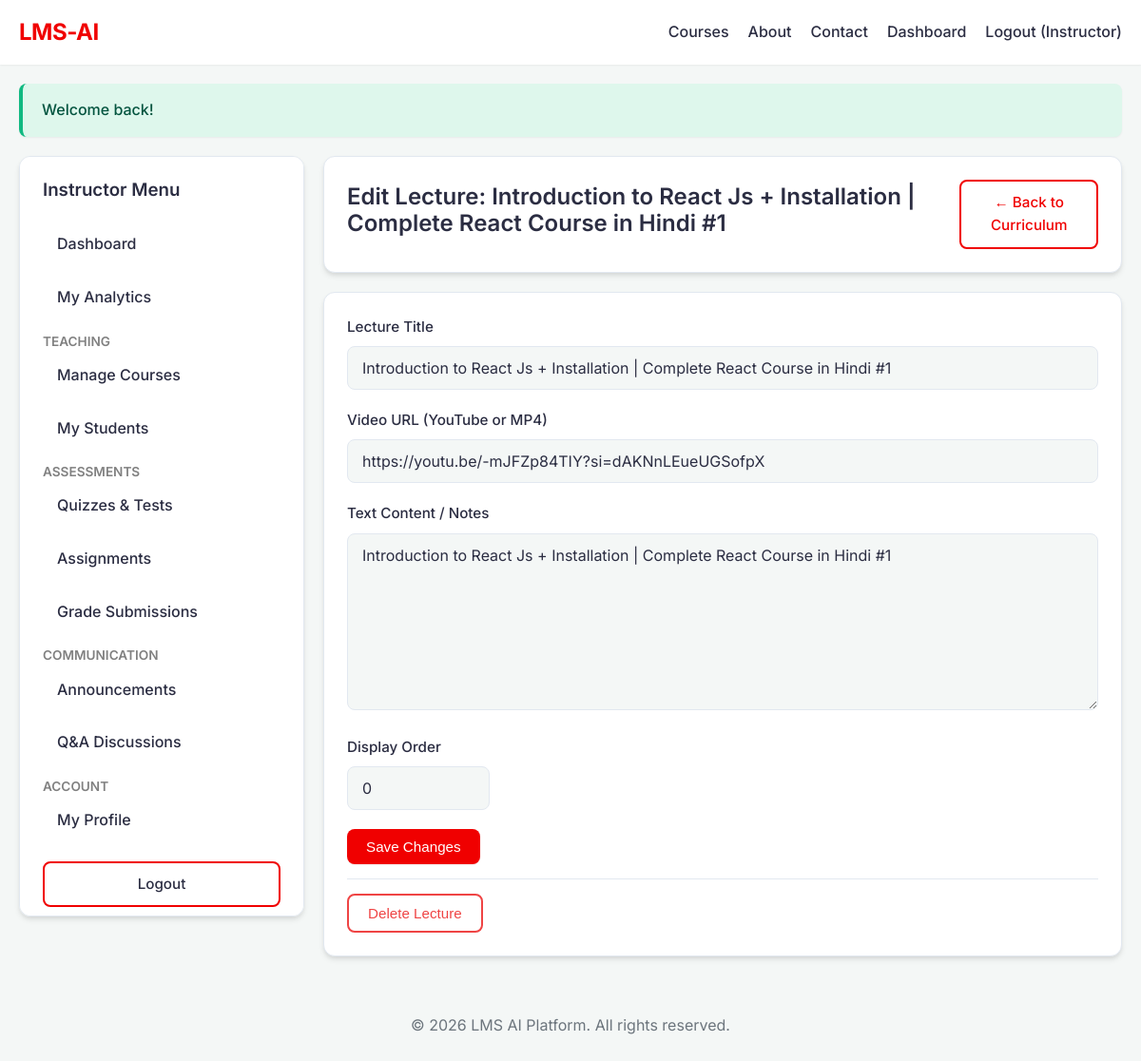
Page /instructor/lectures.php?id=4 (signed in) on the committed database.
### tables this page shows
CREATE TABLE `lectures` (
  `id` int(11) NOT NULL,
  `module_id` int(11) NOT NULL,
  `title` varchar(255) NOT NULL,
  `content` text DEFAULT NULL,
  `video_url` varchar(255) DEFAULT NULL,
  `order_num` int(11) DEFAULT 0
);

### includes/functions.php (called while the page is built, shortened)
<?php
function h($string)
{
    return htmlspecialchars($string ?? '', ENT_QUOTES, 'UTF-8');
}

### instructor/lectures.php (the view, shortened to what this page needs)
<?php
require_once __DIR__ . '/../config/app.php';
$lecture_id = $_GET['id'] ?? null;
$lecture = null;
$course_id = null;
if ($lecture_id) {
    $stmt = $pdo->prepare("
        SELECT l.*, m.course_id
        FROM lectures l
        JOIN modules m ON l.module_id = m.id
        JOIN courses c ON m.course_id = c.id
        WHERE l.id = ? AND c.instructor_id = ?
    ");
    $stmt->execute([$lecture_id, $_SESSION['user_id']]);
    $lecture = $stmt->fetch();
    if ($lecture) $course_id = $lecture['course_id'];
}
require_once __DIR__ . '/../includes/header.php';
?>
<div style="display: flex; gap: 20px; flex-wrap: wrap;">
    <?php require_once __DIR__ . '/../includes/instructor_sidebar.php'; ?>
    <div class="dashboard-content" style="flex: 3; min-width: 300px;">
        <?php if ($lecture): ?>
            <div class="card" style="display: flex; justify-content: space-between; align-items: center;">
                <h2>Edit Lecture: <?= h($lecture['title']) ?></h2>
                <a href="modules.php?id=<?= h($course_id) ?>" class="btn btn-outline">&larr; Back to Curriculum</a>
            </div>
            <div class="card mt-2">
                <form method="POST" action="lectures.php?id=<?= h($lecture_id) ?>">
                    <div class="form-group">
                        <label>Lecture Title</label>
                        <input type="text" name="title" value="<?= h($lecture['title']) ?>" required>
                    </div>
                    <div class="form-group">
                        <label>Video URL (YouTube or MP4)</label>
                        <input type="url" name="video_url" value="<?= h($lecture['video_url']) ?>">
                    </div>
                    <div class="form-group">
                        <label>Text Content / Notes</label>
                        <textarea name="content" rows="8"><?= h($lecture['content']) ?></textarea>
                    </div>
                    <div class="form-group" style="max-width: 150px;">
                        <label>Display Order</label>
                        <input type="number" name="order_num" value="<?= h($lecture['order_num']) ?>">
                    </div>
                    <div style="display: flex; gap: 10px; margin-top: 20px;">
                        <button type="submit" class="btn btn-primary">Save Changes</button>
                    </div>
                </form>
                <form method="POST" action="lectures.php?id=<?= h($lecture_id) ?>" onsubmit="return confirm('Permanently delete this lecture?');" style="margin-top: 15px; border-top: 1px solid var(--border-color); padding-top: 15px;">
                    <button type="submit" class="btn btn-outline" style="color: var(--danger); border-color: var(--danger);">Delete Lecture</button>
                </form>
            </div>
        <?php endif; ?>
    </div>
</div>
<?php require_once __DIR__ . '/../includes/footer.php'; ?>

### css/style.css (style rules this page uses)
:root { --primary-color: #4361ee; --primary-hover: #3a56d4; --secondary-color: #ffffff; --bg-color: #f4f7f6; --text-main: #2b2d42; --text-muted: #6c757d; --border-color: #e2e8f0; --success: #10b981; --danger: #ef4444; --warning: #f59e0b; --shadow-sm: 0 1px 2px 0 rgba(0, 0, 0, 0.05); --shadow-md: 0 4px 6px -1px rgba(0, 0, 0, 0.1), 0 2px 4px -1px rgba(0, 0, 0, 0.06); --shadow-lg: 0 10px 15px -3px rgba(0, 0, 0, 0.1), 0 4px 6px -2px rgba(0, 0, 0, 0.05); --radius: 8px; --radius-lg: 12px; --transition: all 0.3s ease; }
* { box-sizing: border-box; margin: 0; padding: 0; }
body { font-family: 'Inter', sans-serif; background-color: var(--bg-color); color: var(--text-main); line-height: 1.6; font-size: 16px; transition: var(--transition); }
a { text-decoration: none; color: var(--primary-color); transition: var(--transition); }
h1, h2, h3, h4, h5, h6 { font-weight: 600; line-height: 1.2; margin-bottom: 0.5rem; color: var(--text-main); }
.mt-2 { margin-top: 20px; }
.btn { padding: 10px 20px; border: none; border-radius: var(--radius); cursor: pointer; display: inline-block; font-weight: 500; text-align: center; transition: var(--transition); font-size: 0.95rem; }
.btn-primary { background: var(--primary-color); color: #fff; box-shadow: var(--shadow-sm); }
.btn-outline { border: 2px solid var(--primary-color); color: var(--primary-color); background: transparent; }
.card { background: var(--secondary-color); padding: 24px; border-radius: var(--radius-lg); box-shadow: var(--shadow-md); margin-bottom: 20px; border: 1px solid var(--border-color); transition: var(--transition); }
.form-group { margin-bottom: 20px; }
.form-group label { display: block; margin-bottom: 8px; font-weight: 500; font-size: 0.95rem; color: var(--text-main); }
.form-group input, .form-group select, .form-group textarea { width: 100%; padding: 12px 15px; border: 1px solid var(--border-color); border-radius: var(--radius); background: var(--bg-color); color: var(--text-main); font-size: 1rem; font-family: 'Inter', sans-serif; transition: var(--transition); }

### rows in the picture
lectures: title "Introduction to React Js + Installation | Complete React Course in Hindi #1", video_url "https://youtu.be/-mJFZp84TIY?si=dAKNnLEueUGSofpX", content "Introduction to React Js + Installation | Complete React Course in Hindi #1", order_num "0"

### other values in the picture
$_SESSION['user_name'] "Instructor"
$flash['message'] "Welcome back!"
